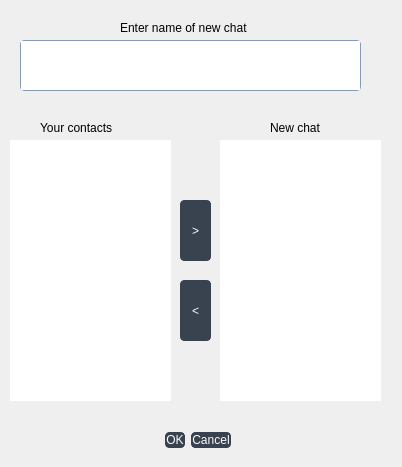
<?xml version="1.0" encoding="UTF-8"?>
<ui version="4.0">
 <class>Dialog</class>
 <widget class="QDialog" name="Dialog">
  <property name="geometry">
   <rect>
    <x>0</x>
    <y>0</y>
    <width>402</width>
    <height>467</height>
   </rect>
  </property>
  <property name="windowTitle">
   <string>New Chat</string>
  </property>
  <property name="styleSheet">
   <string notr="true">
QPushButton {
	background-color: #39424f;
	border: 1px solid #39424f;
	border-radius: 4px;
	color: #fafafa;

}
QPushButton:hover {
	background-color: #BBC7DA;
}
QPushButton:focus {
	outline: none;
	border: 1px solid #8699B5;
	text-decoration: underline;
}
QPushButton:pressed {
	background-color: #8699B5;
}

QListWidget {
	border: none;
}
QListWidget QWidget {
	margin: 0;
	padding: 0;
}

QListWidget QPushButton {
	width: 16px;
	height: 16px;
	margin: 0;
	background-color: #fff;
	border: none;
	color: orange;
}
QListWidget QPushButton:hover {
	background-color: orange;
	color: white;
}

QTextEdit {
		border: 1px solid #8699B5;
	border-radius: 4px;
}
QTextEdit:focus {
	border: 3px solid #8699B5;
}

QListView::item:alternate {
    background: #EEEEEE;
}

QListView::item:selected {
    border: 1px solid #8699B5;
	color: #000;
	font-weight: 800;
	background-color: #fff;
}

QListView::item:selected:!active {
    border: 1px solid lightgrey;
}

QListView::item:hover {
    border: 1px solid lightgrey;
}

QLineEdit {
	border: 1px solid #66BB6A;
	border-radius: 4px;
}

QLineEdit[echoMode=&quot;2&quot;] {
    lineedit-password-character: 9679;
}

QLineEdit:focus {
	border: 2px solid #8699B5;
}</string>
  </property>
  <widget class="QDialogButtonBox" name="buttonBox">
   <property name="geometry">
    <rect>
     <x>20</x>
     <y>420</y>
     <width>211</width>
     <height>41</height>
    </rect>
   </property>
   <property name="orientation">
    <enum>Qt::Horizontal</enum>
   </property>
   <property name="standardButtons">
    <set>QDialogButtonBox::Cancel|QDialogButtonBox::Ok</set>
   </property>
  </widget>
  <widget class="QTextEdit" name="textEditChatName">
   <property name="geometry">
    <rect>
     <x>20</x>
     <y>40</y>
     <width>341</width>
     <height>51</height>
    </rect>
   </property>
  </widget>
  <widget class="QListWidget" name="listWidgetYourContacts">
   <property name="geometry">
    <rect>
     <x>10</x>
     <y>140</y>
     <width>161</width>
     <height>261</height>
    </rect>
   </property>
  </widget>
  <widget class="QLabel" name="labelChatName">
   <property name="geometry">
    <rect>
     <x>120</x>
     <y>20</y>
     <width>181</width>
     <height>16</height>
    </rect>
   </property>
   <property name="text">
    <string>Enter name of new chat</string>
   </property>
  </widget>
  <widget class="QListWidget" name="listWidgetChatList">
   <property name="geometry">
    <rect>
     <x>220</x>
     <y>140</y>
     <width>161</width>
     <height>261</height>
    </rect>
   </property>
  </widget>
  <widget class="QLabel" name="labelYourContacts">
   <property name="geometry">
    <rect>
     <x>40</x>
     <y>120</y>
     <width>121</width>
     <height>16</height>
    </rect>
   </property>
   <property name="text">
    <string>Your contacts</string>
   </property>
  </widget>
  <widget class="QLabel" name="label">
   <property name="geometry">
    <rect>
     <x>270</x>
     <y>120</y>
     <width>60</width>
     <height>16</height>
    </rect>
   </property>
   <property name="text">
    <string>New chat</string>
   </property>
  </widget>
  <widget class="QPushButton" name="pushButtonAdd">
   <property name="geometry">
    <rect>
     <x>180</x>
     <y>200</y>
     <width>31</width>
     <height>61</height>
    </rect>
   </property>
   <property name="text">
    <string>&gt;</string>
   </property>
  </widget>
  <widget class="QPushButton" name="pushButtonRemove">
   <property name="geometry">
    <rect>
     <x>180</x>
     <y>280</y>
     <width>31</width>
     <height>61</height>
    </rect>
   </property>
   <property name="text">
    <string>&lt;</string>
   </property>
  </widget>
 </widget>
 <resources/>
 <connections>
  <connection>
   <sender>buttonBox</sender>
   <signal>accepted()</signal>
   <receiver>Dialog</receiver>
   <slot>accept()</slot>
   <hints>
    <hint type="sourcelabel">
     <x>280</x>
     <y>434</y>
    </hint>
    <hint type="destinationlabel">
     <x>157</x>
     <y>274</y>
    </hint>
   </hints>
  </connection>
  <connection>
   <sender>buttonBox</sender>
   <signal>rejected()</signal>
   <receiver>Dialog</receiver>
   <slot>reject()</slot>
   <hints>
    <hint type="sourcelabel">
     <x>280</x>
     <y>440</y>
    </hint>
    <hint type="destinationlabel">
     <x>286</x>
     <y>274</y>
    </hint>
   </hints>
  </connection>
 </connections>
</ui>
